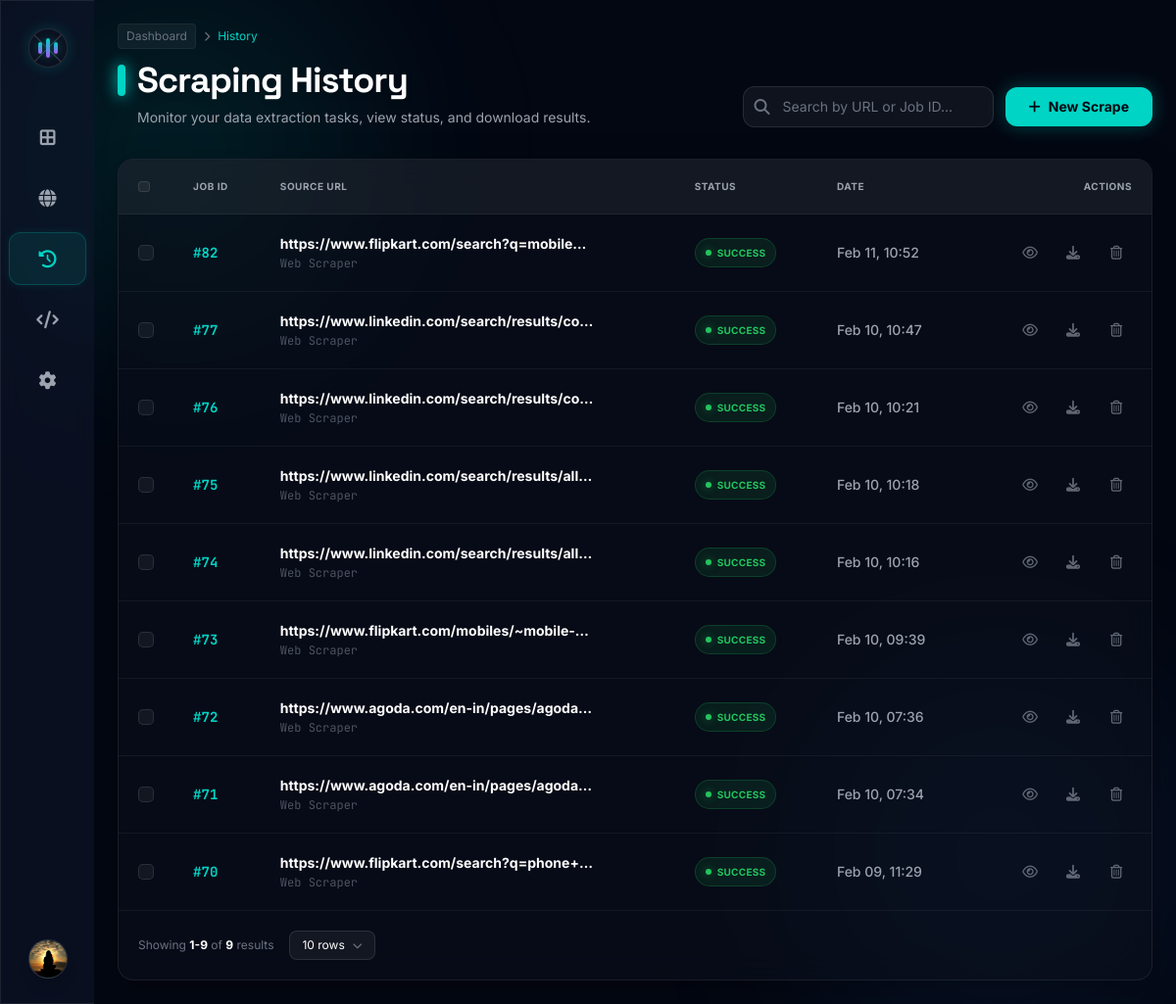
The page /dashboard/history/?status=COMPLETED (signed in) on the database its author committed.
### apps/users/models.py (models this page shows, shortened)
class User(AbstractUser):
    bio = models.TextField(blank=True, null=True)
    job_title = models.CharField(max_length=100, blank=True, null=True)
    location = models.CharField(max_length=100, blank=True, null=True)
    avatar = models.ImageField(upload_to='avatars/', blank=True, null=True)
    class Meta:
        db_table = 'users'

### apps/scraper/models.py (models this page shows, shortened)
class ScraperJob(models.Model):
    STATUS_CHOICES = (
        ('PENDING', 'Pending'),
        ('PROCESSING', 'Processing'),
        ('COMPLETED', 'Completed'),
        ('FAILED', 'Failed'),
    )
    user = models.ForeignKey(settings.AUTH_USER_MODEL, on_delete=models.CASCADE)
    url = models.URLField()
    status = models.CharField(max_length=20, choices=STATUS_CHOICES, default='PENDING')
    created_at = models.DateTimeField(auto_now_add=True)
    updated_at = models.DateTimeField(auto_now=True)

### core/views.py (the view)
# urls.py: path('dashboard/history/', history, name='history'),
@login_required
def history(request):
    jobs_list = ScraperJob.objects.filter(user=request.user).order_by('-created_at')
    status_filter = request.GET.get('status')
    if status_filter:
        jobs_list = jobs_list.filter(status=status_filter)
    page = request.GET.get('page', 1)
    per_page = request.GET.get('per_page', '10')
    if per_page == 'all':
        paginator = Paginator(jobs_list, jobs_list.count() or 1) # Show all
    else:
        try:
            limit = int(per_page)
            if limit not in [10, 25, 50]:
                limit = 10
        except ValueError:
            limit = 10
        paginator = Paginator(jobs_list, limit)
    try:
        jobs = paginator.page(page)
    except PageNotAnInteger:
        jobs = paginator.page(1)
    except EmptyPage:
        jobs = paginator.page(paginator.num_pages)
    total_scrapes = jobs_list.count()
    storage_used = f"{total_scrapes * 0.5:.1f} MB"
    context = {
        'jobs': jobs,
        'total_rows': total_scrapes, # using scrape count for now as proxy
        'storage_used': storage_used,
        'efficiency': '98.5%', # Placeholder
        'status_filter': status_filter,
        'per_page': per_page,
    }
    return render(request, 'dashboard/history.html', context)

### templates/dashboard/history.html (shortened to what this page needs)
{% extends 'dashboard/base_dashboard.html' %}
{% load static %}
{% block content %}
<div class="max-w-[1600px] mx-auto space-y-8 p-6">
    <div class="flex flex-col md:flex-row md:items-end justify-between gap-4 animate-slide-up">
        <div>
            <div class="flex items-center gap-2 text-xs text-gray-500 mb-3">
                <span class="px-2 py-1 rounded bg-white/5 border border-white/5">Dashboard</span>
                <i class="fa-solid fa-chevron-right text-[10px]"></i>
                <span class="text-brand">History</span>
            </div>
            <div class="flex items-center gap-3 mb-2">
                 <div class="w-2 h-8 bg-brand rounded-full shadow-[0_0_15px_#00d4c5]"></div>
                 <h1 class="text-4xl font-display font-bold text-white drop-shadow-md tracking-tight">Scraping History</h1>
            </div>
            <p class="text-gray-400 text-sm max-w-xl pl-5">
                Monitor your data extraction tasks, view status, and download results.
            </p>
        </div>
        <div class="flex items-center gap-3">
            <div class="relative w-64 group">
                <div class="absolute inset-y-0 left-0 pl-3 flex items-center pointer-events-none text-gray-500 group-focus-within:text-brand transition-colors">
                    <i class="fa-solid fa-magnifying-glass"></i>
                </div>
                <input type="text" placeholder="Search by URL or Job ID..." class="w-full bg-white/5 border border-white/10 rounded-xl pl-10 pr-4 py-2.5 text-sm text-white placeholder-gray-500 focus:outline-none focus:border-brand/50 focus:ring-1 focus:ring-brand/50 transition-all hover:bg-white/10">
            </div>
            <a href="{% url 'new_scrape' %}" class="flex items-center gap-2 bg-brand hover:bg-brand-hover text-dark-bg px-6 py-2.5 rounded-xl text-sm font-bold transition-all shadow-[0_0_20px_rgba(0,212,197,0.3)] hover:shadow-[0_0_30px_rgba(0,212,197,0.5)]">
                <i class="fa-solid fa-plus"></i> New Scrape
            </a>
        </div>
    </div>
    <div class="glass-panel rounded-2xl overflow-hidden flex flex-col mb-8 animate-slide-up" style="animation-delay: 0.1s;">
        <div class="overflow-x-auto">
            <table class="w-full text-left border-collapse">
                <thead>
                    <tr class="border-b border-white/5 bg-white/5 text-[10px] font-bold text-gray-400 uppercase tracking-wider">
                        <th class="p-5 w-10"><input type="checkbox" id="selectAll" class="custom-checkbox" onchange="toggleSelectAll()"></th>
                        <th class="p-5">Job ID</th>
                        <th class="p-5">Source URL</th>
                        <th class="p-5">Status</th>
                        <th class="p-5">Date</th>
                        <th class="p-5 text-right">Actions</th>
                    </tr>
                </thead>
                <tbody class="text-sm divide-y divide-white/5 text-gray-300">
                    {% for job in jobs %}
                    <tr class="hover:bg-white/5 transition-colors group">
                        <td class="p-5"><input type="checkbox" class="custom-checkbox job-checkbox" value="{{ job.id }}" onchange="updateSelectionState()"></td>
                        <td class="p-5 font-mono text-brand font-bold">#{{ job.id }}</td>
                        <td class="p-5">
                            <div class="font-bold text-white truncate max-w-xs group-hover:text-brand transition-colors">{{ job.url }}</div>
                            <div class="text-xs text-gray-500 mt-0.5 font-mono opacity-70">Web Scraper</div>
                        </td>
                        <td class="p-5">
                            {% if job.status == 'COMPLETED' %}
                            <span class="inline-flex items-center gap-1.5 px-2.5 py-1 rounded-full text-[10px] font-bold bg-green-500/10 text-green-500 border border-green-500/20 uppercase tracking-wide">
                                <span class="w-1.5 h-1.5 rounded-full bg-green-500 shadow-[0_0_8px_rgba(34,197,94,0.5)]"></span> Success
                            </span>
                            {% elif job.status == 'PROCESSING' or job.status == 'PENDING' %}
                            <span class="inline-flex items-center gap-1.5 px-2.5 py-1 rounded-full text-[10px] font-bold bg-blue-500/10 text-blue-500 border border-blue-500/20 uppercase tracking-wide">
                                <span class="w-1.5 h-1.5 rounded-full bg-blue-500 animate-pulse"></span> Running
                            </span>
                            {% elif job.status == 'FAILED' %}
                            <span class="inline-flex items-center gap-1.5 px-2.5 py-1 rounded-full text-[10px] font-bold bg-red-500/10 text-red-500 border border-red-500/20 uppercase tracking-wide">
                                <span class="w-1.5 h-1.5 rounded-full bg-red-500 shadow-[0_0_8px_rgba(239,68,68,0.5)]"></span> Failed
                            </span>
                            {% endif %}
                        </td>
                        <td class="p-5 text-gray-400 font-medium">{{ job.created_at|date:"M d, H:i" }}</td>
                        <td class="p-5 text-right">
                            <div class="flex items-center justify-end gap-3 opacity-60 group-hover:opacity-100 transition-opacity">
                                <a href="{% url 'scraped_results' %}?job_id={{ job.id }}" class="w-8 h-8 rounded-lg flex items-center justify-center hover:bg-white/10 hover:text-white transition-all text-gray-400" title="View"><i class="fa-regular fa-eye"></i></a>
                                <button type="button" onclick="openDownloadModal('{{ job.id }}')" class="w-8 h-8 rounded-lg flex items-center justify-center hover:bg-brand/10 hover:text-brand transition-all text-gray-400" title="Download"><i class="fa-solid fa-download"></i></button>
                                <button type="button" data-delete-url="{% url 'delete_scrape' job.id %}" onclick="openDeleteModal(this.getAttribute('data-delete-url'))" class="w-8 h-8 rounded-lg flex items-center justify-center hover:bg-red-500/10 hover:text-red-500 transition-all text-gray-400" title="Delete"><i class="fa-regular fa-trash-can"></i></button>
                            </div>
                        </td>
                    </tr>
                    {% endfor %}
                </tbody>
            </table>
        </div>
        <div class="p-5 border-t border-white/5 flex flex-col md:flex-row items-center justify-between gap-4">
            <div class="flex items-center gap-4">
                <p class="text-xs text-gray-500">Showing <span class="text-white font-bold">{{ jobs.start_index }}-{{ jobs.end_index }}</span> of <span class="text-white font-bold">{{ jobs.paginator.count }}</span> results</p>
                <div class="relative group">
                    <button class="flex items-center gap-2 bg-white/5 border border-white/10 hover:border-brand/50 text-xs text-white px-3 py-1.5 rounded-lg transition-all">
                        <span>{% if per_page == 'all' %}All{% else %}{{ per_page }}{% endif %} rows</span>
                        <i class="fa-solid fa-chevron-down text-[10px] text-gray-500"></i>
                    </button>
                </div>
            </div>
        </div>
    </div>
</div>
{% endblock %}

### templates/dashboard/base_dashboard.html (shortened to what this page needs)
{% load static %}
<!DOCTYPE html>
<html lang="en">
<head>
    <script src="https://cdn.tailwindcss.com"></script>
    <link rel="stylesheet" href="https://cdnjs.cloudflare.com/ajax/libs/font-awesome/6.4.0/css/all.min.css">
</head>
<body class="bg-dark-bg text-gray-300 font-sans antialiased overflow-hidden selection:bg-brand selection:text-white">
    <div class="bg-blob-1"></div>
    <div class="bg-blob-2"></div>
    <div class="flex h-screen">
        <aside id="dashboard-sidebar" class="fixed inset-y-0 left-0 z-50 glass border-r-0 border-r border-dark-border flex flex-col justify-between shrink-0 transition-all duration-300 overflow-hidden group/sidebar">
            <div>
                <div class="h-24 flex items-center justify-center cursor-pointer hover:bg-white/5 transition-colors" onclick="toggleSidebar()" title="Click to toggle sidebar">
                    <div class="flex items-center gap-3">
                        <div class="relative w-10 h-10 shrink-0 rounded-full bg-[#0B1120] border border-white/10 flex items-center justify-center overflow-hidden group-hover:border-brand/50 transition-colors shadow-[0_0_15px_rgba(0,212,197,0.2)]">
                            <div class="absolute inset-0 flex items-center justify-center opacity-20">
                                <div class="w-[140%] h-[1px] bg-white -rotate-45 absolute"></div>
                            </div>
                            <div class="flex items-center gap-[4px] relative z-10">
                                <div class="w-[4px] h-3 rounded-full bg-gradient-to-b from-brand to-purple-500 shadow-[0_0_10px_rgba(0,212,197,0.4)]"></div>
                                <div class="w-[4px] h-5 rounded-full bg-gradient-to-b from-brand to-purple-500 shadow-[0_0_10px_rgba(0,212,197,0.4)]"></div>
                                <div class="w-[4px] h-3 rounded-full bg-gradient-to-b from-brand to-purple-500 shadow-[0_0_10px_rgba(0,212,197,0.4)]"></div>
                            </div>
                        </div>
                    </div>
                </div>
                <nav class="px-2 space-y-2 mt-4 flex flex-col w-full">
                    <a href="{% url 'dashboard' %}" data-tooltip="Dashboard" class="sidebar-link flex items-center gap-3 py-3 rounded-xl {% if request.resolver_match.url_name == 'dashboard' %}bg-brand/10 text-brand font-medium border border-brand/20 shadow-[0_0_10px_rgba(0,212,197,0.1)]{% else %}text-gray-400 hover:text-white hover:bg-white/5 border border-transparent hover:border-white/5{% endif %} transition-all group relative overflow-hidden">
                        <i class="fa-solid fa-border-all text-lg w-6 text-center relative z-10 shrink-0 {% if request.resolver_match.url_name != 'dashboard' %}group-hover:text-brand transition-colors{% endif %}"></i>
                    </a>
                    <a href="{% url 'new_scrape' %}" data-tooltip="Scraper" class="sidebar-link flex items-center gap-3 py-3 rounded-xl {% if request.resolver_match.url_name == 'new_scrape' %}bg-brand/10 text-brand font-medium border border-brand/20 shadow-[0_0_10px_rgba(0,212,197,0.1)]{% else %}text-gray-400 hover:text-white hover:bg-white/5 border border-transparent hover:border-white/5{% endif %} transition-all group relative overflow-hidden">
                        <i class="fa-solid fa-globe text-lg w-6 text-center relative z-10 shrink-0 {% if request.resolver_match.url_name != 'new_scrape' %}group-hover:text-brand transition-colors{% endif %}"></i>
                    </a>
                    <a href="{% url 'history' %}" data-tooltip="History" class="sidebar-link flex items-center gap-3 py-3 rounded-xl {% if request.resolver_match.url_name == 'history' %}bg-brand/10 text-brand font-medium border border-brand/20 shadow-[0_0_10px_rgba(0,212,197,0.1)]{% else %}text-gray-400 hover:text-white hover:bg-white/5 border border-transparent hover:border-white/5{% endif %} transition-all group relative overflow-hidden">
                        <i class="fa-solid fa-clock-rotate-left text-lg w-6 text-center relative z-10 shrink-0 {% if request.resolver_match.url_name != 'history' %}group-hover:text-brand transition-colors{% endif %}"></i>
                    </a>
                    <a href="#" data-tooltip="API Reference" class="sidebar-link flex items-center gap-3 py-3 rounded-xl text-gray-400 hover:text-white hover:bg-white/5 transition-all group border border-transparent hover:border-white/5">
                        <i class="fa-solid fa-code text-lg w-6 text-center group-hover:text-brand transition-colors shrink-0"></i>
                    </a>
                    <a href="{% url 'settings' %}" data-tooltip="Settings" class="sidebar-link flex items-center gap-3 py-3 rounded-xl {% if request.resolver_match.url_name == 'settings' %}bg-brand/10 text-brand font-medium border border-brand/20 shadow-[0_0_10px_rgba(0,212,197,0.1)]{% else %}text-gray-400 hover:text-white hover:bg-white/5 border border-transparent hover:border-white/5{% endif %} transition-all group relative overflow-hidden">
                        <i class="fa-solid fa-gear text-lg w-6 text-center relative z-10 shrink-0 {% if request.resolver_match.url_name != 'settings' %}group-hover:text-brand transition-colors{% endif %}"></i>
                    </a>
                </nav>
            </div>
            <div class="p-2 space-y-4">
                <div class="flex items-center gap-2 p-2 justify-center">
                    <a href="{% url 'settings_section' 'profile' %}" data-tooltip="Profile" class="sidebar-link flex-1 flex items-center gap-3 p-2 rounded-xl hover:bg-white/5 transition-colors cursor-pointer border border-transparent hover:border-white/10 group">
                        <div class="w-10 h-10 rounded-full bg-gradient-to-br from-gray-800 to-gray-900 border border-white/10 flex items-center justify-center text-brand font-bold shadow-lg group-hover:shadow-brand/20 transition-all shrink-0 overflow-hidden">
                            {% if user.avatar %}
                                <img src="{{ user.avatar.url }}" alt="Profile" class="w-full h-full object-cover">
                            {% else %}
                                {{ user.username|make_list|first|upper }}
                            {% endif %}
                        </div>
                    </a>
                </div>
            </div>
        </aside>
        <main class="flex-1 ml-24 overflow-y-auto relative z-10 scroll-smooth">
            {% block content %}{% endblock %}
        </main>
    </div>
</body>
</html>

### rows shown on the page
User: avatar (picture)
ScraperJob: id "82", url "https://www.flipkart.com/search?q=mobile…", status "COMPLETED" (drawn), created_at "Feb 11, 10:52"
ScraperJob: id "77", url "https://www.linkedin.com/search/results/co…", status "COMPLETED" (drawn), created_at "Feb 10, 10:47"
ScraperJob: id "76", url "https://www.linkedin.com/search/results/co…", status "COMPLETED" (drawn), created_at "Feb 10, 10:21"
ScraperJob: id "75", url "https://www.linkedin.com/search/results/all…", status "COMPLETED" (drawn), created_at "Feb 10, 10:18"
ScraperJob: id "74", url "https://www.linkedin.com/search/results/all…", status "COMPLETED" (drawn), created_at "Feb 10, 10:16"
ScraperJob: id "73", url "https://www.flipkart.com/mobiles/~mobile-…", status "COMPLETED" (drawn), created_at "Feb 10, 09:39"
ScraperJob: id "72", url "https://www.agoda.com/en-in/pages/agoda…", status "COMPLETED" (drawn), created_at "Feb 10, 07:36"
ScraperJob: id "71", url "https://www.agoda.com/en-in/pages/agoda…", status "COMPLETED" (drawn), created_at "Feb 10, 07:34"
ScraperJob: id "70", url "https://www.flipkart.com/search?q=phone+…", status "COMPLETED" (drawn), created_at "Feb 09, 11:29"

### other values the page prints
{{ jobs.start_index }} "1"
{{ jobs.end_index }} "9"
{{ jobs.paginator.count }} "9"
{{ per_page }} "10"
